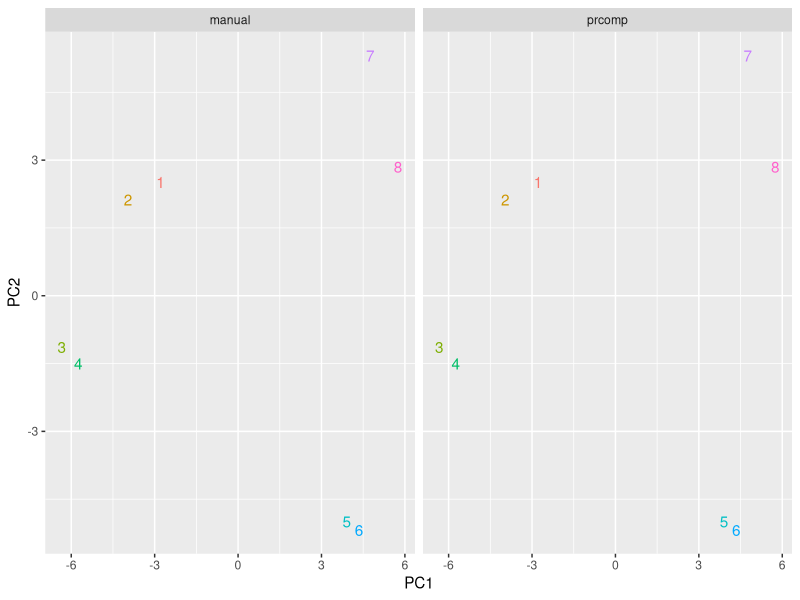
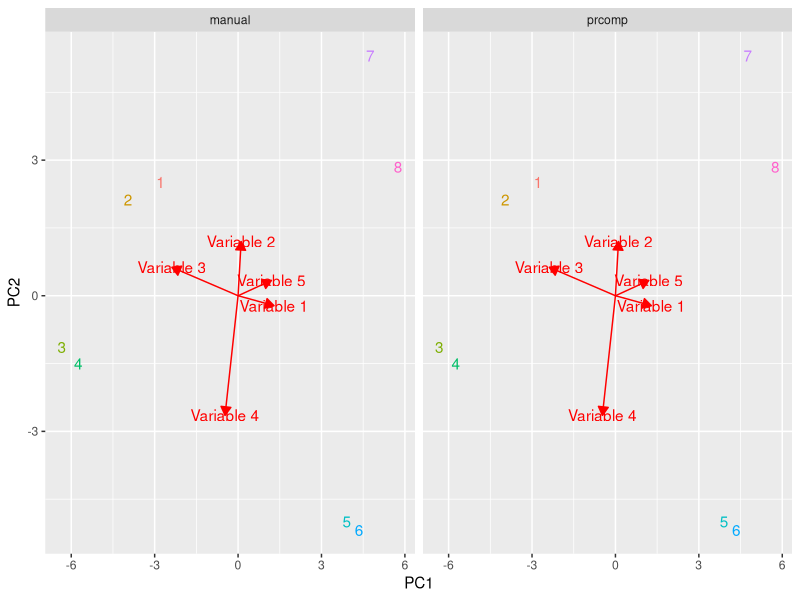

These figures' R source, in order:
## ---- chunk 1
#load library
library(dplyr)
library(data.table)
library(ggplot2)

set.seed(10) #reporoducible

#simulated data
# center at mean
a = matrix(rnorm(40,1:10),8) %>%
	apply(2,function(x) x-mean(x))  #scale each columns
a

cov(a)

eigen(cov(a)) # eigen vectors of the covariance matrix are the principle components
# eigen value is the variance that is explained by each 


eVal <- eigen(cov(a))$value
varianceExplained <- eVal/sum(eVal)
varianceExplained

eVec <-  eigen(cov(a))$vector
rotation <- eVec %>%
			data.table %>%
			setnames(sapply(1:ncol(.),function(x) paste0('PC',x)))


# transformed data matrix
# this can alternatively done by a %*% eVec
PC1 <- rep(0,nrow(a))
PC2 <- rep(0,nrow(a))
for (i in 1:length(PC1)){
	PC1[i] <- sum(eVec[,1]*a[i,]) 
	PC2[i] <- sum(eVec[,2]*a[i,])
}
result <- data.table(PC1,PC2,
					method='manual',
					sample=1:length(PC1)) 
result


# using standard prcomp function 
pca <- prcomp(a)
summary(pca)$importance # variance explained

# combine result
resultTable <- pca$x %>% 
		data.table %>%
		select(PC1,PC2) %>%
		mutate(method = 'prcomp',
				sample = 1:nrow(.)) %>%
		rbind(result) 

# visualize in biplot
p1 <- ggplot() +
		geom_text(data=resultTable,
				aes(x=PC1,y=PC2,label=sample,
					color=factor(sample))) +
		facet_wrap(~method)+
		theme(legend.position = 'none')
p1
## ---- chunk 2
#inverted PC2, due to random assign of negative sign
#now add arrow for rotation
library(grid)
variables = rep(sapply(1:ncol(a), function(x) paste('Variable',x)))
rotationData <- data.table(rotation,method='manual',var = variables) %>%
				rbind(data.table(pca$rotation,method='prcomp',var = variables))

p1 + geom_segment(data = rotationData,
					aes(x = 0,y=0,xend = PC1*3, yend = PC2*3),
					color='red' ,
					arrow = arrow(length = unit(0.25, "cm"), 
									type = "closed",
									angle = 30)) +
	geom_text(data=rotationData,aes(x=PC1*3,y=PC2*3,label=var),color='red')
